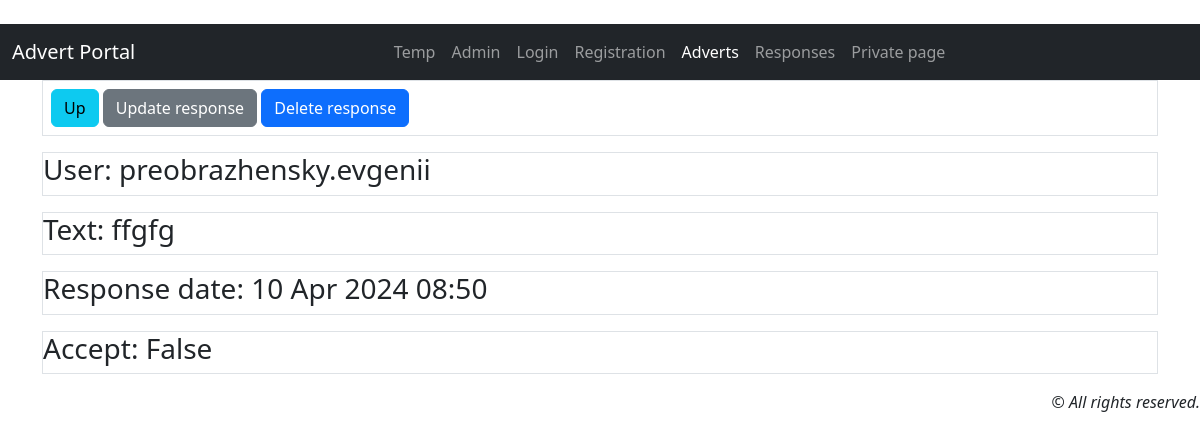
The app's page /callboard/response/63 with its own data.
### callboard/models.py (models this page shows, shortened)
class Response(models.Model):
    text = models.TextField(_('Reply text'))  # Текст ответа
    response_date = models.DateTimeField(auto_now_add=True, verbose_name=_('Date of response'))  # Дата ответа
    advert = models.ForeignKey(
        Advert,
        on_delete=models.CASCADE,
        verbose_name=_('Advert'),
        related_name='responses'
    )
    user = models.ForeignKey(
        User,
        on_delete=models.CASCADE,
        verbose_name='Author of the ad',
        related_name='responses'
    )
    accept = models.BooleanField(default=False, verbose_name='Accept')  # принимать пользователем объевления
    class Meta:
        verbose_name = _('Response')
        verbose_name_plural = _('Responses')
        ordering = ['-response_date']

class User(AbstractUser):
    code = models.CharField(max_length=15, blank=True, null=True, verbose_name=_('Code'))  # доп. поле для user

### callboard/views/response.py (the view)
# urls.py: path('callboard/response/<int:pk>', ResponseDetail.as_view(), name='response_detail'),
class ResponseDetail(DetailView):
    model = Response
    template_name = 'callboard/response_detail.html'
    context_object_name = 'response'

### callboard/templates/callboard/response_detail.html (shortened to what this page needs)
{% extends 'default.html' %}
{% load i18n %}
{% block content %}
<div class="container d-grid gap-3">
    <div class="p-2 border">
    <a class="btn btn-info" type="button" href="/callboard/responses/">{% trans "Up" %}</a>
    <a class="btn btn-secondary" href="{% url 'response_update' response.pk %}" role="button">{% trans "Update response" %}</a>
    <a class="btn btn-primary" href="{% url 'response_delete' response.pk %}" role="button">{% trans "Delete response" %}</a>
    </div>
    <div class="p2 border"><h3>{% trans "User" %}: {{ response.user.username }}</h3></div>
    <div class="p2 border"><h3>{% trans "Text" %}: {{ response.text }}</h3></div>
    <div class="p2 border"><h3>{% trans "Response date" %}: {{ response.response_date|date:'d M Y' }} {{ response.response_date|time:"H:i"}}</h3></div>
    <div class="p2 border"><h3>{% trans "Accept" %}: {{ response.accept }} </h3></div>
</div>
{% endblock content %}

### callboard/static/callboard/css/styles.css (style rules this page uses)
:root, [data-bs-theme=light] { --bs-blue: #0d6efd; --bs-indigo: #6610f2; --bs-purple: #6f42c1; --bs-pink: #d63384; --bs-red: #dc3545; --bs-orange: #fd7e14; --bs-yellow: #ffc107; --bs-green: #198754; --bs-teal: #20c997; --bs-cyan: #0dcaf0; --bs-black: #000; --bs-white: #fff; --bs-gray: #6c757d; --bs-gray-dark: #343a40; --bs-gray-100: #f8f9fa; --bs-gray-200: #e9ecef; --bs-gray-300: #dee2e6; --bs-gray-400: #ced4da; --bs-gray-500: #adb5bd; --bs-gray-600: #6c757d; --bs-gray-700: #495057; --bs-gray-800: #343a40; --bs-gray-900: #212529; --bs-primary: #0d6efd; --bs-secondary: #6c757d; --bs-success: #198754; --bs-info: #0dcaf0; --bs-warning: #ffc107; --bs-danger: #dc3545; --bs-light: #f8f9fa; --bs-dark: #212529; --bs-primary-rgb: 13, 110, 253; --bs-secondary-rgb: 108, 117, 125; --bs-success-rgb: 25, 135, 84; --bs-info-rgb: 13, 202, 240; --bs-warning-rgb: 255, 193, 7; --bs-danger-rgb: 220, 53, 69; --bs-light-rgb: 248, 249, 250; --bs-dark-rgb: 33, 37, 41; --bs-primary-text-emphasis: #052c65; --bs-secondary-text-emphasis: #2b2f32; --bs-success-text-emphasis: #0a3622; --bs-info-text-emphasis: #055160; --bs-warning-text-emphasis: #664d03; --bs-danger-text-emphasis: #58151c; --bs-light-text-emphasis: #495057; --bs-dark-text-emphasis: #495057; --bs-primary-bg-subtle: #cfe2ff; --bs-secondary-bg-subtle: #e2e3e5; --bs-success-bg-subtle: #d1e7dd; --bs-info-bg-subtle: #cff4fc; --bs-warning-bg-subtle: #fff3cd; --bs-danger-bg-subtle: #f8d7da; --bs-light-bg-subtle: #fcfcfd; --bs-dark-bg-subtle: #ced4da; --bs-primary-border-subtle: #9ec5fe; --bs-secondary-border-subtle: #c4c8cb; --bs-success-border-subtle: #a3cfbb; --bs-info-border-subtle: #9eeaf9; --bs-warning-border-subtle: #ffe69c; --bs-danger-border-subtle: #f1aeb5; --bs-light-border-subtle: #e9ecef; --bs-dark-border-subtle: #adb5bd; --bs-white-rgb: 255, 255, 255; --bs-black-rgb: 0, 0, 0; --bs-font-sans-serif: system-ui, -apple-system, "Segoe UI", Roboto, "Helvetica Neue", "Noto Sans", "Liberation Sans", Arial, sans-serif, "Apple Color Emoji", "Segoe UI Emoji", "Segoe UI Symbol", "Noto Color Emoji"; --bs-font-monospace: SFMono-Regular, Menlo, Monaco, Consolas, "Liberation Mono", "Courier New", monospace; --bs-gradient: linear-gradient(180deg, rgba(255, 255, 255, 0.15), rgba(255, 255, 255, 0)); --bs-body-font-family: var(--bs-font-sans-serif); --bs-body-font-size: 1rem; --bs-body-font-weight: 400; --bs-body-line-height: 1.5; --bs-body-color: #212529; --bs-body-color-rgb: 33, 37, 41; --bs-body-bg: #fff; --bs-body-bg-rgb: 255, 255, 255; --bs-emphasis-color: #000; --bs-emphasis-color-rgb: 0, 0, 0; --bs-secondary-color: rgba(33, 37, 41, 0.75); --bs-secondary-color-rgb: 33, 37, 41; --bs-secondary-bg: #e9ecef; --bs-secondary-bg-rgb: 233, 236, 239; --bs-tertiary-color: rgba(33, 37, 41, 0.5); --bs-tertiary-color-rgb: 33, 37, 41; --bs-tertiary-bg: #f8f9fa; --bs-tertiary-bg-rgb: 248, 249, 250; --bs-heading-color: inherit; --bs-link-color: #0d6efd; --bs-link-color-rgb: 13, 110, 253; --bs-link-decoration: underline; --bs-link-hover-color: #0a58ca; --bs-link-hover-color-rgb: 10, 88, 202; --bs-code-color: #d63384; --bs-highlight-color: #212529; --bs-highlight-bg: #fff3cd; --bs-border-width: 1px; --bs-border-style: solid; --bs-border-color: #dee2e6; --bs-border-color-translucent: rgba(0, 0, 0, 0.175); --bs-border-radius: 0.375rem; --bs-border-radius-sm: 0.25rem; --bs-border-radius-lg: 0.5rem; --bs-border-radius-xl: 1rem; --bs-border-radius-xxl: 2rem; --bs-border-radius-2xl: var(--bs-border-radius-xxl); --bs-border-radius-pill: 50rem; --bs-box-shadow: 0 0.5rem 1rem rgba(0, 0, 0, 0.15); --bs-box-shadow-sm: 0 0.125rem 0.25rem rgba(0, 0, 0, 0.075); --bs-box-shadow-lg: 0 1rem 3rem rgba(0, 0, 0, 0.175); --bs-box-shadow-inset: inset 0 1px 2px rgba(0, 0, 0, 0.075); --bs-focus-ring-width: 0.25rem; --bs-focus-ring-opacity: 0.25; --bs-focus-ring-color: rgba(13, 110, 253, 0.25); --bs-form-valid-color: #198754; --bs-form-valid-border-color: #198754; --bs-form-invalid-color: #dc3545; --bs-form-invalid-border-color: #dc3545; }

### records on screen
Response: user.username "preobrazhensky.evgenii", text "ffgfg", response_date "10 Apr 2024", response_date "08:50", accept "False"
